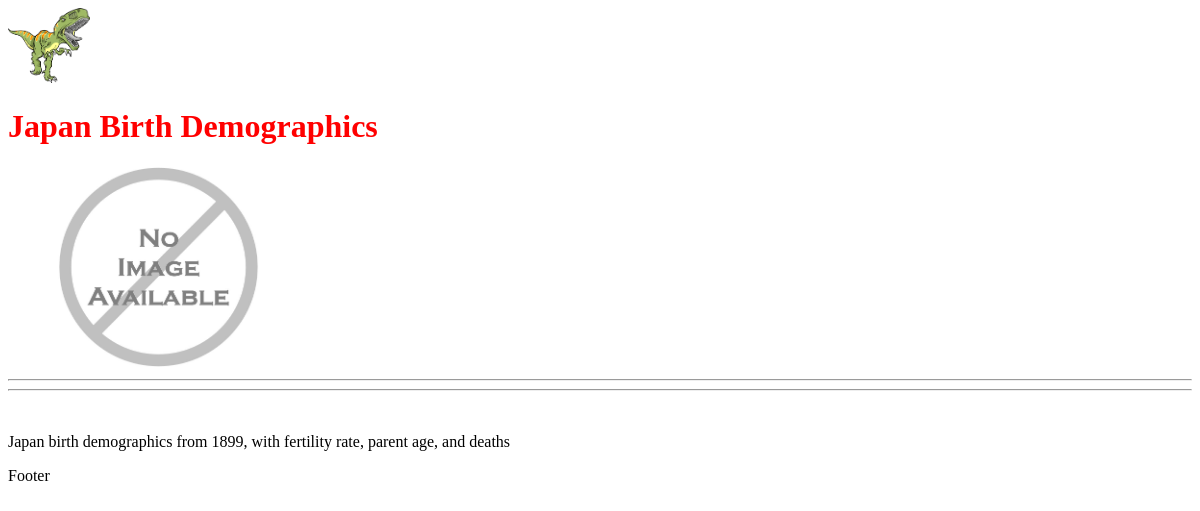
Page /dataset/572fe72c-f1ab-497b-9761-61ca14dbac2d/ on the earlier database version.
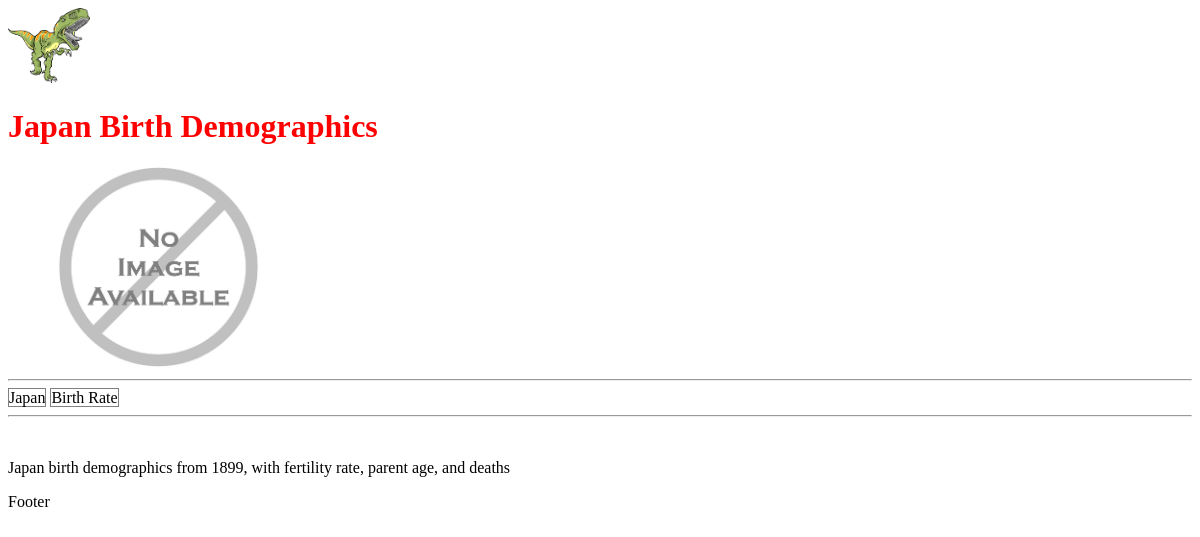
Same page on the later database version.
### datasets/models.py (models this page shows, shortened)
class Dataset(models.Model):
    title = models.CharField(max_length=200)
    description = models.TextField(null=True, blank=True)
    dataset_image = models.ImageField(null=True, blank=True, default="default.jpg")
    source_link = models.CharField(max_length=2000, null=True, blank=True)
    tags = models.ManyToManyField('Tag', blank=True)
    vote_total = models.IntegerField(default=0, null=True, blank=True)
    vote_ratio = models.IntegerField(default=0, null=True, blank=True)
    created = models.DateTimeField(auto_now_add=True)
    id_num = models.UUIDField(default=uuid.uuid4, unique=True, primary_key=True, editable=False)

class Tag(models.Model):
    name = models.CharField(max_length=200)
    created = models.DateTimeField(auto_now_add=True)
    id_num = models.UUIDField(default=uuid.uuid4, unique=True, primary_key=True, editable=False)
    def __str__(self):
        return self.name

### datasets/views.py (the view)
# urls.py: path('dataset/<str:pk>/', views.dataset, name="dataset"),
def dataset(request, pk):
    datasetObj = Dataset.objects.get(id_num=pk)
    return render(request, 'datasets/single-dataset.html', {'dataset':datasetObj})

### datasets/templates/datasets/single-dataset.html
{% extends "main.html" %}
{% block content%}
<h1>{{dataset.title}}</h1>
<img src="{{ dataset.dataset_image.url }}" height="200px">
<hr>
{% for tag in dataset.tags.all %}
    <span style="border:1px solid grey">{{tag}}</span>
{% endfor %}
<hr>
<br>
<p>{{dataset.description}}</p>
{% endblock content%}

### templates/main.html (shortened to what this page needs)
<!DOCTYPE html>
{% load static %}
<html>
    <head>
        <link rel="stylesheet" type="text/css" media="screen" href='{% static "styles/main.css" %}'>
    </head>
    <body>
        {% include 'navbar.html' %}
        {% block content %}
        {% endblock %}
        <p>Footer</p>
    </body>
</html>

### templates/navbar.html
{% load static %}
<img src="{% static 'images/t-rex.png' %}" alt="" height="75px">

### static/styles/main.css (style rules this page uses)
h1 { color: red; }

Differences in the rows shown:
added Tag: name "Japan"
added Tag: name "Birth Rate"
